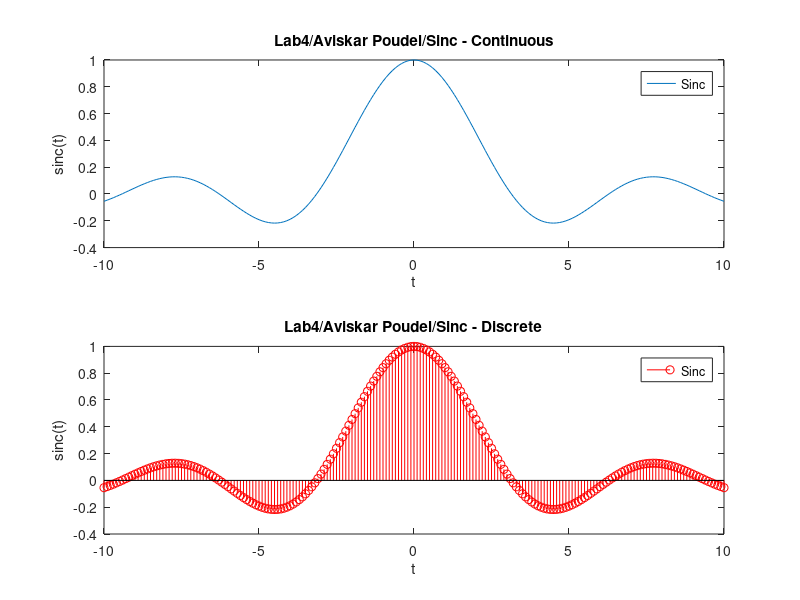

Write MATLAB code to recreate this figure.
t = -10:0.1:10;   % time vector

% sinc function: sin(x)/x
sinc_func = sin(t)./t;
sinc_func(t==0) = 1;    % define sinc(0)=1 manually

% Plot continuous
subplot(2,1,1)
plot(t, sinc_func)
legend("Sinc")
title('Lab4/Aviskar Poudel/Sinc - Continuous')
xlabel('t')
ylabel('sinc(t)')

% Plot discrete
subplot(2,1,2)
stem(t, sinc_func, 'r')
legend("Sinc")
title('Lab4/Aviskar Poudel/Sinc - Discrete')
xlabel('t')
ylabel('sinc(t)')
